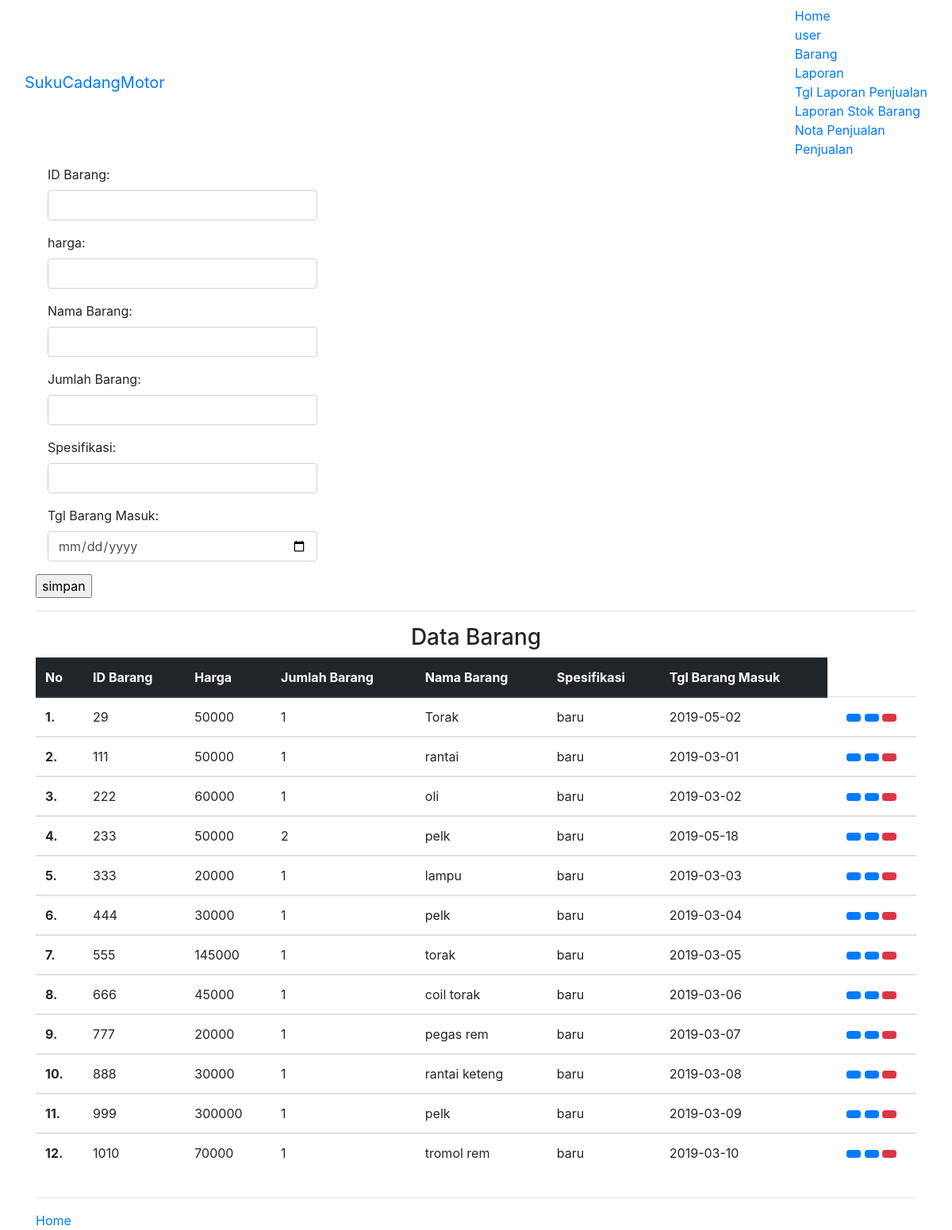
Screenshot of /sukucadangmotor/input_barang.php with the database file from the repository.
### tables this page shows
CREATE TABLE `barang` (
  `id_barang` int(10) NOT NULL,
  `harga` int(12) NOT NULL,
  `jumlah_barang` int(20) NOT NULL,
  `nama_barang` varchar(20) NOT NULL,
  `spesifikasi` varchar(20) NOT NULL,
  `tgl_barang_masuk` date NOT NULL
);

### sukucadangmotor/view_barang.php (the view, shortened to what this page needs)
<?php
include("connection.php");
?>
<link rel="stylesheet" type="text/css" href="css/bootstrap.css">
<h3 align="center">Data Barang</h3>
<div class="table-responsive">
<table class="table">
    <thead class="thead-dark">
    <tr>
        <th scope="col">No</th>
        <th scope="col">ID Barang</th>
        <th scope="col">Harga</th>
        <th scope="col">Jumlah Barang</th>
        <th scope="col">Nama Barang</th>
        <th scope="col">Spesifikasi</th>
        <th scope="col">Tgl Barang Masuk</th>
    </tr>
</thead>
<?php
    $no=1;
    $query=("SELECT * FROM barang");
    $lihat = mysqli_query($con, $query) or die('Error, query failed. ' . mysqli_error());
    while($r=mysqli_fetch_array($lihat)){
?>
    <tbody>
    <tr>
        <th th scope="row"><?php echo"$no.";?></th>
        <td><?php echo"$r[id_barang]";?></td>
        <td><?php echo"$r[harga]";?></td>
        <td><?php echo"$r[jumlah_barang]";?></td>
        <td><?php echo"$r[nama_barang]";?></td>
        <td><?php echo"$r[spesifikasi]";?></td>
        <td><?php echo"$r[tgl_barang_masuk]";?></td>
        <td align="center">
            <a href="barang_detail.php?halaman=user_detail&id=<?= $r['id_barang'];?>" title="Detail Data" class="btn btn-primary btn-sm"><span class="glyphicon glyphicon-info-sign" aria-hidden="true"></span></a>
            <a href="?halaman=user_edit&id=<?php echo"$r[id_barang]";?>" title="Edit Data" class="btn btn-primary btn-sm"><span class="glyphicon glyphicon-edit" aria-hidden="true"></span></a>
            <a href="delete_barang.php?halaman=user_delete&id_barang=<?php echo"$r[id_barang]";?>" title="Hapus Data" class="btn btn-danger btn-sm"><span class="glyphicon glyphicon-trash" aria-hidden="true"></span></a>
        </td>
    </tr>
    </tbody>
<?php
$no++;
} ?>
</table>
</div>

### sukucadangmotor/input_barang.php (shortened to what this page needs)
<?php include 'connection.php'; ?>
<!DOCTYPE html>
<html>
<head>
  <link rel="stylesheet" href="css/bootstrap.css">
</head>
<body>
  <nav class="navbar navbar-default">
  <div class="container-fluid">
    <div class="navbar-header">
      <a class="navbar-brand" href="#">SukuCadangMotor</a>
    </div>
    <ul class="nav navbar-nav">
      <li class="active"><a href="#">Home</a></li>
      <li><a href="input_user.php" target="blank" >user</a></li>
      <li><a href="input_barang.php" target="blank">Barang</a></li>
      <li><a href="input_laporan.php" target="blank">Laporan</a></li>
      <li><a href="input_laporanpenjualan.php" target="blank">Tgl Laporan Penjualan</a></li>
      <li><a href="input_laporanstokbarang.php" target="blank">Laporan Stok Barang</a></li>
      <li><a href="input_notapenjualan.php" target="blank">Nota Penjualan</a></li>
      <li><a href="input_penjualan.php" target="blank">Penjualan</a></li>
    </ul>
  </div>
</nav>
<form method="post" class="form-horizontal" action="save_barang.php">
<div class="container">
  <form action="/action_page.php">
    <div class="form-group">
      <label for="usr" class="col-sm-3 control-label">ID Barang:</label>
      <div class="col-sm-4 control-label">
      <input type="text" class="form-control" id="usr" name="id_barang">
    </div>
    </div>
    <div class="form-group">
      <label for="usr" class="col-sm-3 control-label">harga:</label>
      <div class="col-sm-4 control-label">
      <input type="text" class="form-control" id="usr" name="harga">
    </div>
    </div>
    <div class="form-group">
      <label for="usr" class="col-sm-3 control-label">Nama Barang:</label>
      <div class="col-sm-4 control-label">
      <input type="text" class="form-control" id="usr" name="nama_barang">
    </div>
    </div>
    <div class="form-group">
      <label for="usr" class="col-sm-3 control-label">Jumlah Barang:</label>
      <div class="col-sm-4 control-label">
      <input type="text" class="form-control" id="usr" name="jumlah_barang">
    </div>
    </div>
    <div class="form-group">
      <label for="usr" class="col-sm-3 control-label">Spesifikasi:</label>
      <div class="col-sm-4 control-label">
      <input type="text" class="form-control" id="usr" name="spesifikasi">
    </div>
    </div>
    <div class="form-group">
      <label for="usr" class="col-sm-3 control-label">Tgl Barang Masuk:</label>
      <div class="col-sm-4 control-label">
      <input type="date" class="form-control" id="usr" name="tgl_barang_masuk">
    </div>
    </div>
      <input type="submit" name="simpan" value="simpan">
</form>
<hr>
<?php
include 'view_barang.php';
?>
<hr>
<a href="index.php">Home</a>
</body>
</html>

### rows the page displays
barang: id_barang "29", harga "50000", jumlah_barang "1", nama_barang "Torak", spesifikasi "baru", tgl_barang_masuk "2019-05-02"
barang: id_barang "111", harga "50000", jumlah_barang "1", nama_barang "rantai", spesifikasi "baru", tgl_barang_masuk "2019-03-01"
barang: id_barang "222", harga "60000", jumlah_barang "1", nama_barang "oli", spesifikasi "baru", tgl_barang_masuk "2019-03-02"
barang: id_barang "233", harga "50000", jumlah_barang "2", nama_barang "pelk", spesifikasi "baru", tgl_barang_masuk "2019-05-18"
barang: id_barang "333", harga "20000", jumlah_barang "1", nama_barang "lampu", spesifikasi "baru", tgl_barang_masuk "2019-03-03"
barang: id_barang "444", harga "30000", jumlah_barang "1", nama_barang "pelk", spesifikasi "baru", tgl_barang_masuk "2019-03-04"
barang: id_barang "555", harga "145000", jumlah_barang "1", nama_barang "torak", spesifikasi "baru", tgl_barang_masuk "2019-03-05"
barang: id_barang "666", harga "45000", jumlah_barang "1", nama_barang "coil torak", spesifikasi "baru", tgl_barang_masuk "2019-03-06"
barang: id_barang "777", harga "20000", jumlah_barang "1", nama_barang "pegas rem", spesifikasi "baru", tgl_barang_masuk "2019-03-07"
barang: id_barang "888", harga "30000", jumlah_barang "1", nama_barang "rantai keteng", spesifikasi "baru", tgl_barang_masuk "2019-03-08"
barang: id_barang "999", harga "300000", jumlah_barang "1", nama_barang "pelk", spesifikasi "baru", tgl_barang_masuk "2019-03-09"
barang: id_barang "1010", harga "70000", jumlah_barang "1", nama_barang "tromol rem", spesifikasi "baru", tgl_barang_masuk "2019-03-10"
